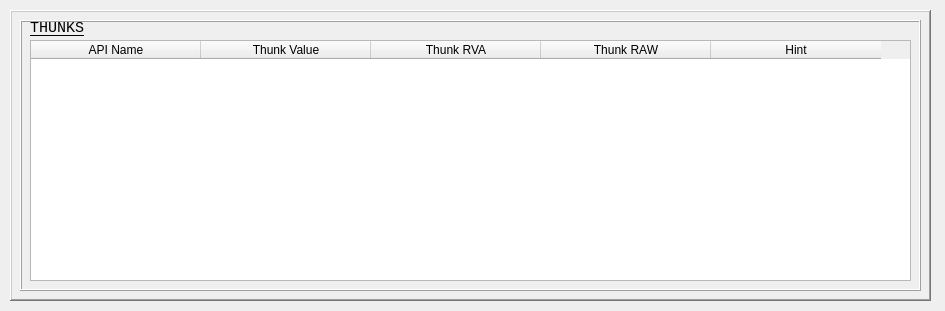
<?xml version="1.0" encoding="UTF-8"?>
<ui version="4.0">
 <class>QtGuiPE_ThunksClass</class>
 <widget class="QWidget" name="QtGuiPE_ThunksClass">
  <property name="geometry">
   <rect>
    <x>0</x>
    <y>0</y>
    <width>945</width>
    <height>311</height>
   </rect>
  </property>
  <property name="windowTitle">
   <string>QtGuiPE_Thunks</string>
  </property>
  <widget class="QFrame" name="frame">
   <property name="geometry">
    <rect>
     <x>10</x>
     <y>10</y>
     <width>921</width>
     <height>291</height>
    </rect>
   </property>
   <property name="frameShape">
    <enum>QFrame::WinPanel</enum>
   </property>
   <property name="frameShadow">
    <enum>QFrame::Raised</enum>
   </property>
   <widget class="QFrame" name="frame_2">
    <property name="geometry">
     <rect>
      <x>10</x>
      <y>10</y>
      <width>901</width>
      <height>271</height>
     </rect>
    </property>
    <property name="frameShape">
     <enum>QFrame::Box</enum>
    </property>
    <property name="frameShadow">
     <enum>QFrame::Raised</enum>
    </property>
    <widget class="QLabel" name="label">
     <property name="geometry">
      <rect>
       <x>10</x>
       <y>0</y>
       <width>81</width>
       <height>16</height>
      </rect>
     </property>
     <property name="font">
      <font>
       <family>Lucida Console</family>
       <pointsize>11</pointsize>
       <underline>true</underline>
      </font>
     </property>
     <property name="text">
      <string>THUNKS</string>
     </property>
    </widget>
    <widget class="QTableWidget" name="tableWidget">
     <property name="geometry">
      <rect>
       <x>10</x>
       <y>20</y>
       <width>881</width>
       <height>241</height>
      </rect>
     </property>
     <property name="editTriggers">
      <set>QAbstractItemView::NoEditTriggers</set>
     </property>
     <property name="selectionBehavior">
      <enum>QAbstractItemView::SelectRows</enum>
     </property>
     <property name="verticalScrollMode">
      <enum>QAbstractItemView::ScrollPerPixel</enum>
     </property>
     <property name="horizontalScrollMode">
      <enum>QAbstractItemView::ScrollPerPixel</enum>
     </property>
     <attribute name="horizontalHeaderDefaultSectionSize">
      <number>170</number>
     </attribute>
     <attribute name="horizontalHeaderMinimumSectionSize">
      <number>170</number>
     </attribute>
     <attribute name="verticalHeaderMinimumSectionSize">
      <number>30</number>
     </attribute>
     <column>
      <property name="text">
       <string>API Name</string>
      </property>
     </column>
     <column>
      <property name="text">
       <string>Thunk Value</string>
      </property>
     </column>
     <column>
      <property name="text">
       <string>Thunk RVA</string>
      </property>
     </column>
     <column>
      <property name="text">
       <string>Thunk RAW</string>
      </property>
     </column>
     <column>
      <property name="text">
       <string>Hint</string>
      </property>
     </column>
    </widget>
   </widget>
  </widget>
 </widget>
 <layoutdefault spacing="6" margin="11"/>
 <resources>
  <include location="QtGuiPE_Thunks.qrc"/>
 </resources>
 <connections/>
</ui>
